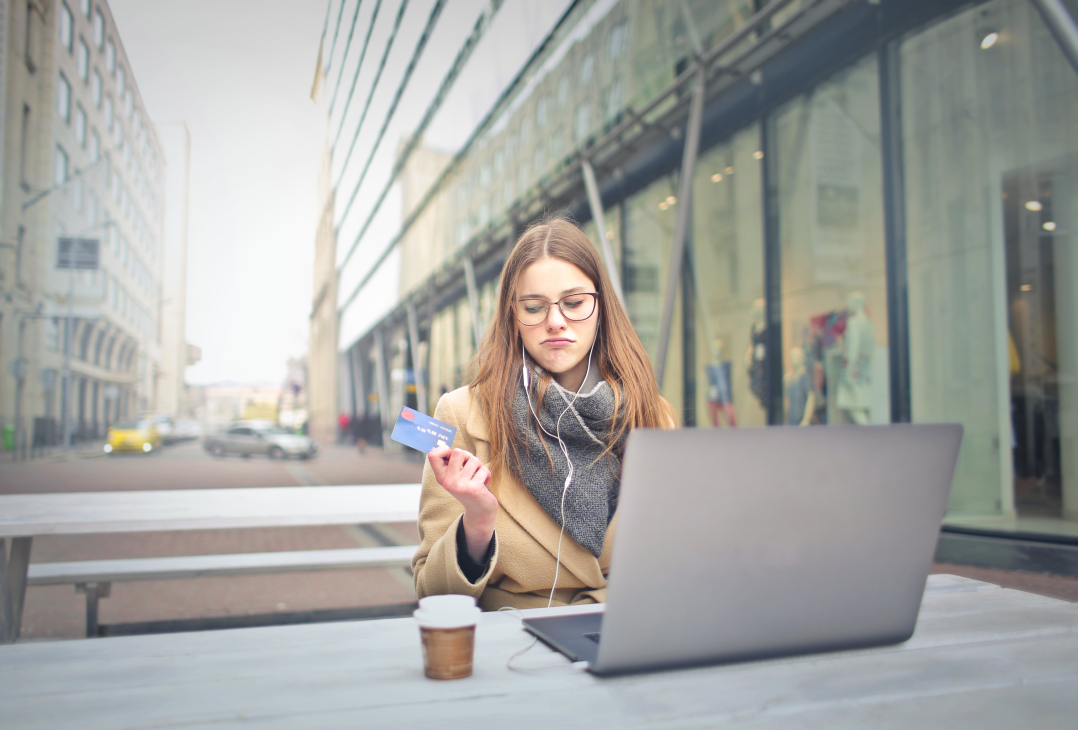
#> input picture GrayFilter-OpenCV/pexels-andrea-piacquadio-3784391.jpg, 5387 x 3647 px, found by its file name (shown at 1/5 size)
$ python GrayFilter-OpenCV.py
#> lines starting #> are read from the running program, lines starting #| are printed output that depends on the picture
import cv2

image = cv2.imread('GrayFilter-OpenCV/pexels-andrea-piacquadio-3784391.jpg')
#> image is the input picture: shape (3647, 5387, 3); mean B, G, R 160.4, 164.1, 163.6

# Verifique se a leitura da imagem foi bem-sucedida
if image is not None:
    # Redimensione a imagem para uma largura desejada (por exemplo, 800 pixels)
    target_width = 800
    aspect_ratio = image.shape[1] / image.shape[0]
#> aspect_ratio = 1.48
    target_height = int(target_width / aspect_ratio)
#> target_height = 541
    resized_image = cv2.resize(image, (target_width, target_height))
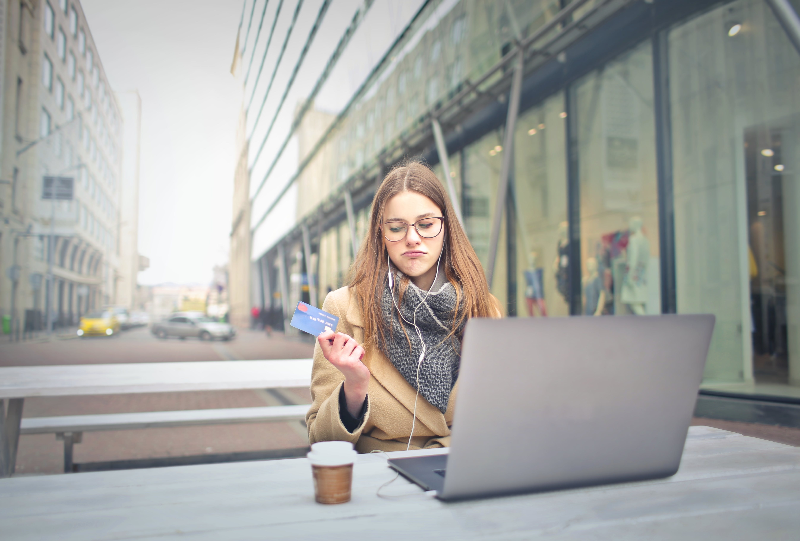
#> resized_image: shape (541, 800, 3); mean B, G, R 160.4, 164, 163.6

    gray = cv2.cvtColor(resized_image, cv2.COLOR_BGR2GRAY)
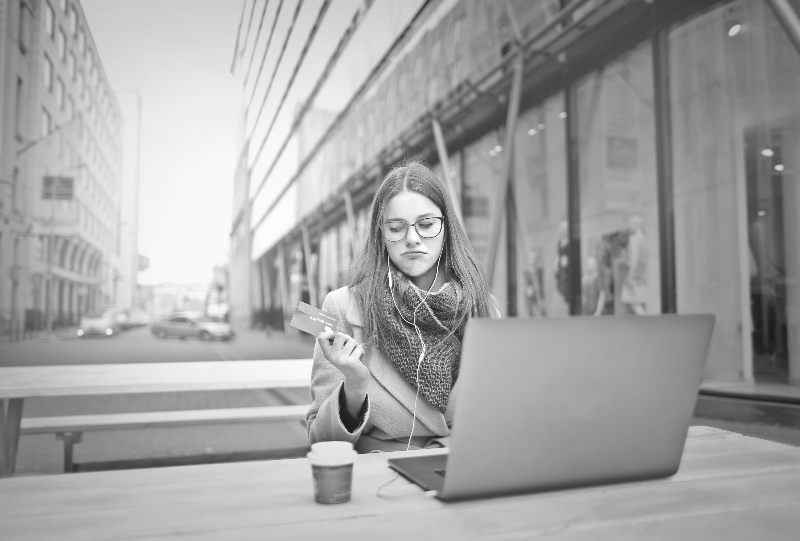
#> gray: shape (541, 800); min 26, max 255, mean 163.5

    cv2.imshow('Original Image', resized_image)
    cv2.imshow('Gray Image', gray)

    cv2.waitKey(0)
    cv2.destroyAllWindows()
else:
    print("Erro ao ler a imagem. Verifique o caminho do arquivo.")
